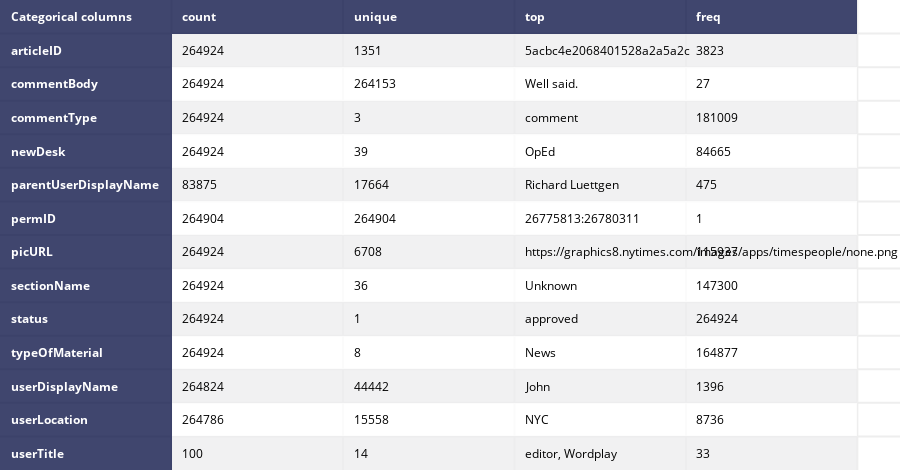

The notebook cell saved with this chart:
### Code cell
#We first get the statistical summary for the categorical or string variables:

describe = comments.describe(include=['O']).transpose()
table = ff.create_table(describe, index=True, index_title='Categorical columns')
iplot(table)

### Figure 1 — Plotly figure (JSON) as saved in the notebook; plotly's stock layout.template omitted (floating-point values rounded to 4 significant figures)
{"data": [{"colorscale": [[0, "#00083e"], [0.5, "#ededee"], [1, "#ffffff"]], "hoverinfo": "none", "opacity": 0.75, "showscale": false, "type": "heatmap", "uid": "8a3e6e9a-a41e-45e9-894e-9fa1363bbd48", "z": [[0, 0, 0, 0, 0], [0, 0.5, 0.5, 0.5, 0.5], [0, 1, 1, 1, 1], [0, 0.5, 0.5, 0.5, 0.5], [0, 1, 1, 1, 1], [0, 0.5, 0.5, 0.5, 0.5], [0, 1, 1, 1, 1], [0, 0.5, 0.5, 0.5, 0.5], [0, 1, 1, 1, 1], [0, 0.5, 0.5, 0.5, 0.5], [0, 1, 1, 1, 1], [0, 0.5, 0.5, 0.5, 0.5], [0, 1, 1, 1, 1], [0, 0.5, 0.5, 0.5, 0.5]]}], "layout": {"annotations": [{"align": "left", "font": {"color": "#ffffff"}, "showarrow": false, "text": "<b>Categorical columns</b>", "x": -0.45, "xanchor": "left", "xref": "x", "y": 0, "yref": "y"}, {"align": "left", "font": {"color": "#ffffff"}, "showarrow": false, "text": "<b>count</b>", "x": 0.55, "xanchor": "left", "xref": "x", "y": 0, "yref": "y"}, {"align": "left", "font": {"color": "#ffffff"}, "showarrow": false, "text": "<b>unique</b>", "x": 1.55, "xanchor": "left", "xref": "x", "y": 0, "yref": "y"}, {"align": "left", "font": {"color": "#ffffff"}, "showarrow": false, "text": "<b>top</b>", "x": 2.55, "xanchor": "left", "xref": "x", "y": 0, "yref": "y"}, {"align": "left", "font": {"color": "#ffffff"}, "showarrow": false, "text": "<b>freq</b>", "x": 3.55, "xanchor": "left", "xref": "x", "y": 0, "yref": "y"}, {"align": "left", "font": {"color": "#ffffff"}, "showarrow": false, "text": "<b>articleID</b>", "x": -0.45, "xanchor": "left", "xref": "x", "y": 1, "yref": "y"}, {"align": "left", "font": {"color": "#000000"}, "showarrow": false, "text": "264924", "x": 0.55, "xanchor": "left", "xref": "x", "y": 1, "yref": "y"}, {"align": "left", "font": {"color": "#000000"}, "showarrow": false, "text": "1351", "x": 1.55, "xanchor": "left", "xref": "x", "y": 1, "yref": "y"}, {"align": "left", "font": {"color": "#000000"}, "showarrow": false, "text": "5acbc4e2068401528a2a5a2c", "x": 2.55, "xanchor": "left", "xref": "x", "y": 1, "yref": "y"}, {"align": "left", "font": {"color": "#000000"}, "showarrow": false, "text": "3823", "x": 3.55, "xanchor": "left", "xref": "x", "y": 1, "yref": "y"}, {"align": "left", "font": {"color": "#ffffff"}, "showarrow": false, "text": "<b>commentBody</b>", "x": -0.45, "xanchor": "left", "xref": "x", "y": 2, "yref": "y"}, {"align": "left", "font": {"color": "#000000"}, "showarrow": false, "text": "264924", "x": 0.55, "xanchor": "left", "xref": "x", "y": 2, "yref": "y"}, {"align": "left", "font": {"color": "#000000"}, "showarrow": false, "text": "264153", "x": 1.55, "xanchor": "left", "xref": "x", "y": 2, "yref": "y"}, {"align": "left", "font": {"color": "#000000"}, "showarrow": false, "text": "Well said.", "x": 2.55, "xanchor": "left", "xref": "x", "y": 2, "yref": "y"}, {"align": "left", "font": {"color": "#000000"}, "showarrow": false, "text": "27", "x": 3.55, "xanchor": "left", "xref": "x", "y": 2, "yref": "y"}, {"align": "left", "font": {"color": "#ffffff"}, "showarrow": false, "text": "<b>commentType</b>", "x": -0.45, "xanchor": "left", "xref": "x", "y": 3, "yref": "y"}, {"align": "left", "font": {"color": "#000000"}, "showarrow": false, "text": "264924", "x": 0.55, "xanchor": "left", "xref": "x", "y": 3, "yref": "y"}, {"align": "left", "font": {"color": "#000000"}, "showarrow": false, "text": "3", "x": 1.55, "xanchor": "left", "xref": "x", "y": 3, "yref": "y"}, {"align": "left", "font": {"color": "#000000"}, "showarrow": false, "text": "comment", "x": 2.55, "xanchor": "left", "xref": "x", "y": 3, "yref": "y"}, {"align": "left", "font": {"color": "#000000"}, "showarrow": false, "text": "181009", "x": 3.55, "xanchor": "left", "xref": "x", "y": 3, "yref": "y"}, {"align": "left", "font": {"color": "#ffffff"}, "showarrow": false, "text": "<b>newDesk</b>", "x": -0.45, "xanchor": "left", "xref": "x", "y": 4, "yref": "y"}, {"align": "left", "font": {"color": "#000000"}, "showarrow": false, "text": "264924", "x": 0.55, "xanchor": "left", "xref": "x", "y": 4, "yref": "y"}, {"align": "left", "font": {"color": "#000000"}, "showarrow": false, "text": "39", "x": 1.55, "xanchor": "left", "xref": "x", "y": 4, "yref": "y"}, {"align": "left", "font": {"color": "#000000"}, "showarrow": false, "text": "OpEd", "x": 2.55, "xanchor": "left", "xref": "x", "y": 4, "yref": "y"}, {"align": "left", "font": {"color": "#000000"}, "showarrow": false, "text": "84665", "x": 3.55, "xanchor": "left", "xref": "x", "y": 4, "yref": "y"}, {"align": "left", "font": {"color": "#ffffff"}, "showarrow": false, "text": "<b>parentUserDisplayName</b>", "x": -0.45, "xanchor": "left", "xref": "x", "y": 5, "yref": "y"}, {"align": "left", "font": {"color": "#000000"}, "showarrow": false, "text": "83875", "x": 0.55, "xanchor": "left", "xref": "x", "y": 5, "yref": "y"}, {"align": "left", "font": {"color": "#000000"}, "showarrow": false, "text": "17664", "x": 1.55, "xanchor": "left", "xref": "x", "y": 5, "yref": "y"}, {"align": "left", "font": {"color": "#000000"}, "showarrow": false, "text": "Richard Luettgen", "x": 2.55, "xanchor": "left", "xref": "x", "y": 5, "yref": "y"}, {"align": "left", "font": {"color": "#000000"}, "showarrow": false, "text": "475", "x": 3.55, "xanchor": "left", "xref": "x", "y": 5, "yref": "y"}, {"align": "left", "font": {"color": "#ffffff"}, "showarrow": false, "text": "<b>permID</b>", "x": -0.45, "xanchor": "left", "xref": "x", "y": 6, "yref": "y"}, {"align": "left", "font": {"color": "#000000"}, "showarrow": false, "text": "264904", "x": 0.55, "xanchor": "left", "xref": "x", "y": 6, "yref": "y"}, {"align": "left", "font": {"color": "#000000"}, "showarrow": false, "text": "264904", "x": 1.55, "xanchor": "left", "xref": "x", "y": 6, "yref": "y"}, {"align": "left", "font": {"color": "#000000"}, "showarrow": false, "text": "26775813:26780311", "x": 2.55, "xanchor": "left", "xref": "x", "y": 6, "yref": "y"}, {"align": "left", "font": {"color": "#000000"}, "showarrow": false, "text": "1", "x": 3.55, "xanchor": "left", "xref": "x", "y": 6, "yref": "y"}, {"align": "left", "font": {"color": "#ffffff"}, "showarrow": false, "text": "<b>picURL</b>", "x": -0.45, "xanchor": "left", "xref": "x", "y": 7, "yref": "y"}, {"align": "left", "font": {"color": "#000000"}, "showarrow": false, "text": "264924", "x": 0.55, "xanchor": "left", "xref": "x", "y": 7, "yref": "y"}, {"align": "left", "font": {"color": "#000000"}, "showarrow": false, "text": "6708", "x": 1.55, "xanchor": "left", "xref": "x", "y": 7, "yref": "y"}, {"align": "left", "font": {"color": "#000000"}, "showarrow": false, "text": "https://graphics8.nytimes.com/images/apps/timespeople/none.png", "x": 2.55, "xanchor": "left", "xref": "x", "y": 7, "yref": "y"}, {"align": "left", "font": {"color": "#000000"}, "showarrow": false, "text": "115937", "x": 3.55, "xanchor": "left", "xref": "x", "y": 7, "yref": "y"}, {"align": "left", "font": {"color": "#ffffff"}, "showarrow": false, "text": "<b>sectionName</b>", "x": -0.45, "xanchor": "left", "xref": "x", "y": 8, "yref": "y"}, {"align": "left", "font": {"color": "#000000"}, "showarrow": false, "text": "264924", "x": 0.55, "xanchor": "left", "xref": "x", "y": 8, "yref": "y"}, {"align": "left", "font": {"color": "#000000"}, "showarrow": false, "text": "36", "x": 1.55, "xanchor": "left", "xref": "x", "y": 8, "yref": "y"}, {"align": "left", "font": {"color": "#000000"}, "showarrow": false, "text": "Unknown", "x": 2.55, "xanchor": "left", "xref": "x", "y": 8, "yref": "y"}, {"align": "left", "font": {"color": "#000000"}, "showarrow": false, "text": "147300", "x": 3.55, "xanchor": "left", "xref": "x", "y": 8, "yref": "y"}, {"align": "left", "font": {"color": "#ffffff"}, "showarrow": false, "text": "<b>status</b>", "x": -0.45, "xanchor": "left", "xref": "x", "y": 9, "yref": "y"}, {"align": "left", "font": {"color": "#000000"}, "showarrow": false, "text": "264924", "x": 0.55, "xanchor": "left", "xref": "x", "y": 9, "yref": "y"}, {"align": "left", "font": {"color": "#000000"}, "showarrow": false, "text": "1", "x": 1.55, "xanchor": "left", "xref": "x", "y": 9, "yref": "y"}, {"align": "left", "font": {"color": "#000000"}, "showarrow": false, "text": "approved", "x": 2.55, "xanchor": "left", "xref": "x", "y": 9, "yref": "y"}, {"align": "left", "font": {"color": "#000000"}, "showarrow": false, "text": "264924", "x": 3.55, "xanchor": "left", "xref": "x", "y": 9, "yref": "y"}, {"align": "left", "font": {"color": "#ffffff"}, "showarrow": false, "text": "<b>typeOfMaterial</b>", "x": -0.45, "xanchor": "left", "xref": "x", "y": 10, "yref": "y"}, {"align": "left", "font": {"color": "#000000"}, "showarrow": false, "text": "264924", "x": 0.55, "xanchor": "left", "xref": "x", "y": 10, "yref": "y"}, {"align": "left", "font": {"color": "#000000"}, "showarrow": false, "text": "8", "x": 1.55, "xanchor": "left", "xref": "x", "y": 10, "yref": "y"}, {"align": "left", "font": {"color": "#000000"}, "showarrow": false, "text": "News", "x": 2.55, "xanchor": "left", "xref": "x", "y": 10, "yref": "y"}, {"align": "left", "font": {"color": "#000000"}, "showarrow": false, "text": "164877", "x": 3.55, "xanchor": "left", "xref": "x", "y": 10, "yref": "y"}, {"align": "left", "font": {"color": "#ffffff"}, "showarrow": false, "text": "<b>userDisplayName</b>", "x": -0.45, "xanchor": "left", "xref": "x", "y": 11, "yref": "y"}, {"align": "left", "font": {"color": "#000000"}, "showarrow": false, "text": "264824", "x": 0.55, "xanchor": "left", "xref": "x", "y": 11, "yref": "y"}, {"align": "left", "font": {"color": "#000000"}, "showarrow": false, "text": "44442", "x": 1.55, "xanchor": "left", "xref": "x", "y": 11, "yref": "y"}, {"align": "left", "font": {"color": "#000000"}, "showarrow": false, "text": "John", "x": 2.55, "xanchor": "left", "xref": "x", "y": 11, "yref": "y"}, {"align": "left", "font": {"color": "#000000"}, "showarrow": false, "text": "1396", "x": 3.55, "xanchor": "left", "xref": "x", "y": 11, "yref": "y"}, {"align": "left", "font": {"color": "#ffffff"}, "showarrow": false, "text": "<b>userLocation</b>", "x": -0.45, "xanchor": "left", "xref": "x", "y": 12, "yref": "y"}, {"align": "left", "font": {"color": "#000000"}, "showarrow": false, "text": "264786", "x": 0.55, "xanchor": "left", "xref": "x", "y": 12, "yref": "y"}, {"align": "left", "font": {"color": "#000000"}, "showarrow": false, "text": "15558", "x": 1.55, "xanchor": "left", "xref": "x", "y": 12, "yref": "y"}, {"align": "left", "font": {"color": "#000000"}, "showarrow": false, "text": "NYC", "x": 2.55, "xanchor": "left", "xref": "x", "y": 12, "yref": "y"}, {"align": "left", "font": {"color": "#000000"}, "showarrow": false, "text": "8736", "x": 3.55, "xanchor": "left", "xref": "x", "y": 12, "yref": "y"}, {"align": "left", "font": {"color": "#ffffff"}, "showarrow": false, "text": "<b>userTitle</b>", "x": -0.45, "xanchor": "left", "xref": "x", "y": 13, "yref": "y"}, {"align": "left", "font": {"color": "#000000"}, "showarrow": false, "text": "100", "x": 0.55, "xanchor": "left", "xref": "x", "y": 13, "yref": "y"}, {"align": "left", "font": {"color": "#000000"}, "showarrow": false, "text": "14", "x": 1.55, "xanchor": "left", "xref": "x", "y": 13, "yref": "y"}, {"align": "left", "font": {"color": "#000000"}, "showarrow": false, "text": "editor, Wordplay", "x": 2.55, "xanchor": "left", "xref": "x", "y": 13, "yref": "y"}, {"align": "left", "font": {"color": "#000000"}, "showarrow": false, "text": "33", "x": 3.55, "xanchor": "left", "xref": "x", "y": 13, "yref": "y"}], "height": 470, "margin": {"b": 0, "l": 0, "r": 0, "t": 0}, "xaxis": {"dtick": 1, "gridwidth": 2, "showticklabels": false, "tick0": -0.5, "ticks": "", "zeroline": false}, "yaxis": {"autorange": "reversed", "dtick": 1, "gridwidth": 2, "showticklabels": false, "tick0": 0.5, "ticks": "", "zeroline": false}}}
